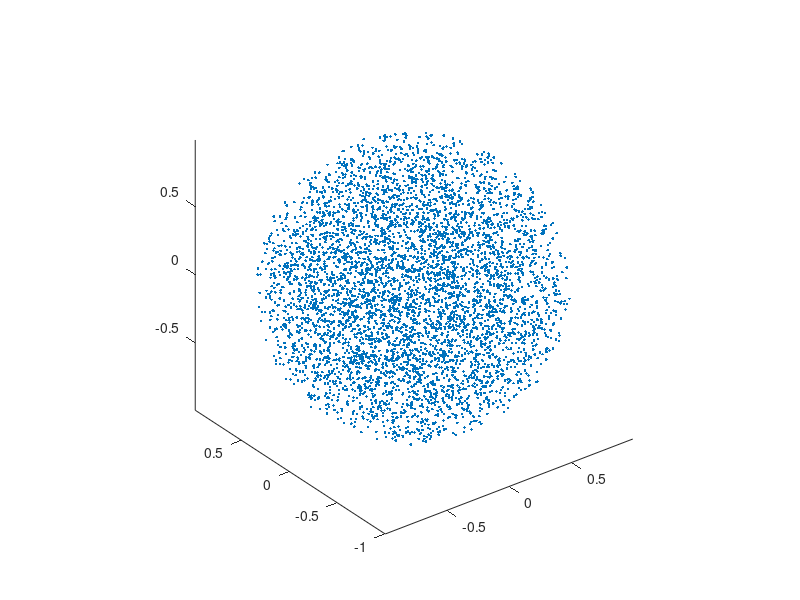

The MATLAB source for this figure:
% zad 3
N = 10000;
p = 2;
x = 2*rand(N,1)-1;
y = 2*rand(N,1)-1;
z = 2*rand(N,1)-1;
Vk = abs(x).^p + abs(y).^p + abs(z).^p;
V = Vk.^(1/p);

in = V<=1;
out = V>1;

plot3(x(in),y(in),z(in),'.');
axis equal;

Obj = 8*sum(in)/N;  
disp(Obj)